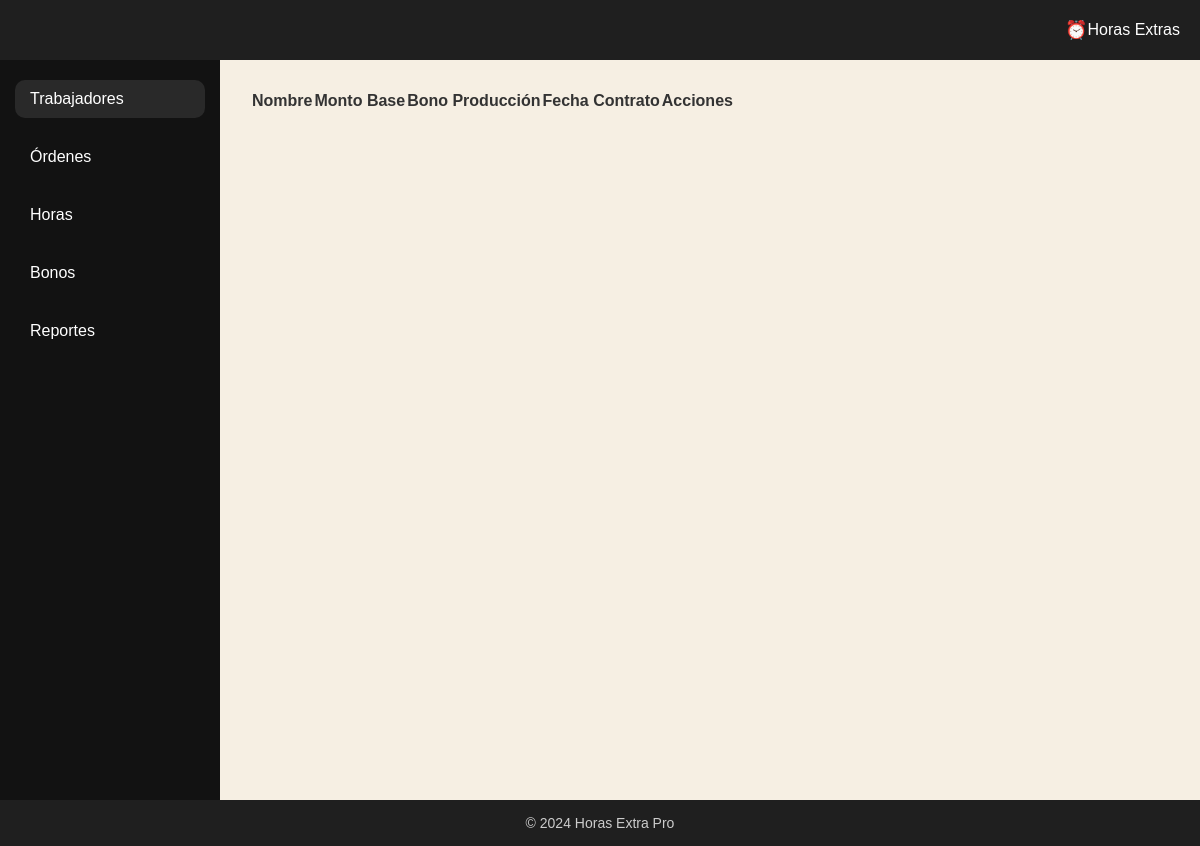
The app's page /trabajadores/gestionar/, older data.
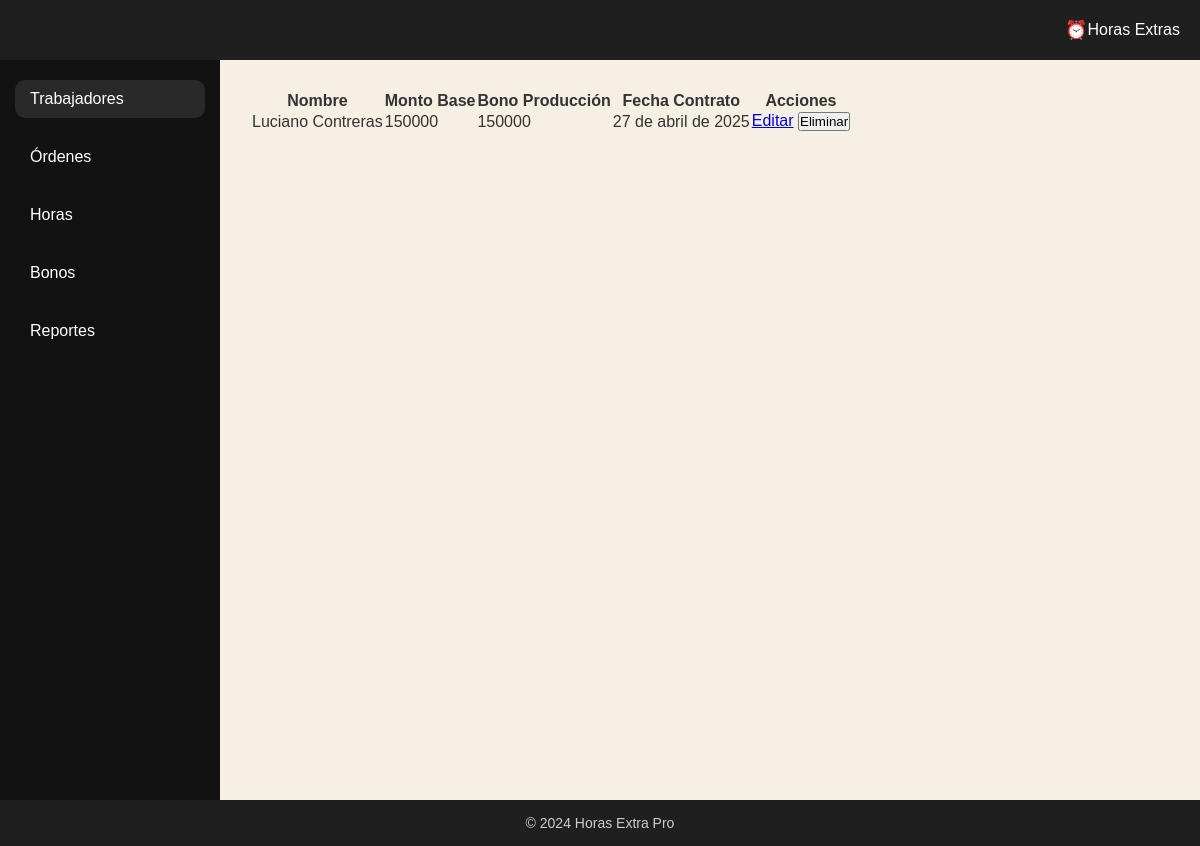
The same page, newer data.
### trabajadores/models.py (models this page shows, shortened)
class Trabajador(models.Model):
    ID_Trabajador = models.AutoField(primary_key=True)
    Nombre = models.CharField(max_length=225, null=False, blank=False)
    fecha_contrato = models.DateField()
    monto_base = models.IntegerField(default=0)
    bono_produccion = models.IntegerField(default=0)
    hora_ordinaria = models.IntegerField(default=0)
    hora_extra = models.IntegerField(default=0)

### trabajadores/views.py (the view)
# urls.py: path('gestionar/', views.TrabajadorGestionarView.as_view(), name='trabajador-gestionar'),  # Gestionar
class TrabajadorGestionarView(ListView):
    model = Trabajador
    template_name = 'trabajadores/editar.html'
    context_object_name = 'trabajadores'

### templates/trabajadores/editar.html (shortened to what this page needs)
{% extends 'base.html' %}
{% block content %}
<table>
    <thead>
        <tr>
            <th>Nombre</th>
            <th>Monto Base</th>
            <th>Bono Producción</th>
            <th>Fecha Contrato</th>
            <th>Acciones</th>
        </tr>
    </thead>
    <tbody>
    {% for trabajador in trabajadores %}
        <tr>
            <td>{{ trabajador.Nombre }}</td>
            <td>{{ trabajador.monto_base }}</td>
            <td>{{ trabajador.bono_produccion }}</td>
            <td>{{ trabajador.fecha_contrato }}</td>
            <td>
                <a href="{% url 'trabajador-editar' trabajador.pk %}" class="btn btn-sm btn-dark">Editar</a>
                <form method="post" action="{% url 'trabajador-eliminar' trabajador.pk %}" style="display:inline;">
                    <button type="submit" class="btn btn-sm btn-outline-dark" onclick="return confirm('¿Seguro que quieres eliminar este trabajador?');">Eliminar</button>
                </form>
            </td>
        </tr>
    {% endfor %}
    </tbody>
</table>
{% endblock %}

### templates/base.html (shortened to what this page needs)
{% load static %}
<!DOCTYPE html>
<html lang="es">
<head>
    <link rel="stylesheet" href="{% static 'css/base.css' %}">
</head>
<body>
    <div class="topbar">
      <span class="sidebar-icon">⏰</span>
      Horas Extras
    </div>
    <div class="wrapper">
      <aside class="sidebar">
        <nav class="sidebar-nav">
          <a href="#" class="sidebar-link active">Trabajadores</a>
          <a href="#" class="sidebar-link">Órdenes</a>
          <a href="#" class="sidebar-link">Horas</a>
          <a href="#" class="sidebar-link">Bonos</a>
          <a href="#" class="sidebar-link">Reportes</a>
        </nav>
      </aside>
      <main class="main-content">
        {% block content %}{% endblock %}
      </main>
    </div>
    <footer class="footer">
      © 2024 Horas Extra Pro
    </footer>
  </body>

### static/css/base.css (style rules this page uses)
* { margin: 0; padding: 0; box-sizing: border-box; }
body { font-family: 'Arial', sans-serif; background-color: #f6efe3; color: #333333; min-height: 100vh; display: flex; flex-direction: column; }
.topbar { background-color: #1f1f1f; height: 60px; display: flex; justify-content: flex-end; align-items: center; padding: 0 20px; color: white; }
.wrapper { display: flex; flex: 1; }
.sidebar { background-color: #121212; width: 220px; min-height: calc(100vh - 60px); padding: 20px 15px; display: flex; flex-direction: column; gap: 40px; color: white; }
.sidebar-nav { display: flex; flex-direction: column; gap: 20px; }
.sidebar-link { display: flex; align-items: center; gap: 10px; padding: 10px 15px; border-radius: 10px; text-decoration: none; color: inherit; transition: background-color 0.3s; }
.sidebar-link:hover, .sidebar-link.active { background-color: #292929; }
.sidebar-icon { font-size: 18px; }
.main-content { flex: 1; background-color: #f6efe3; padding: 30px; }
.footer { background-color: #1f1f1f; color: #cccccc; text-align: center; padding: 15px 0; font-size: 14px; }

Row changes from the older to the newer data that the page shows:
added Trabajador: Nombre "Luciano Contreras", monto_base "150000", bono_produccion "150000", fecha_contrato "27 de abril de 2025"
